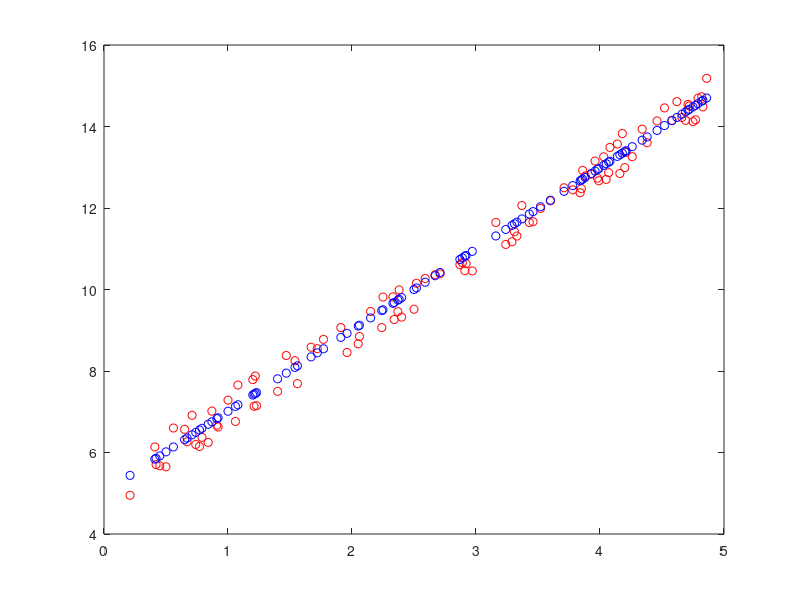

Write MATLAB code to recreate this figure.
clear;
close all;
clc;

X = [0.1:0.01:5]';
lengthX = length(X);

Y = 2*X + 5;

noise = (rand(lengthX,1) * 2 - 1) * 0.5;
Y = Y + noise;


randomIndexes = randperm(length(X));

x_trainning = X(randomIndexes(1: ceil(0.8 * lengthX)));
x_test = X(randomIndexes(ceil(0.8 * lengthX) + 1 : lengthX));

lenghtTrainning = length(x_trainning);
lengthTest = length(x_test);

x_trainning = [repmat(-1, lenghtTrainning, 1) x_trainning];
Y_trainning = Y(randomIndexes( 1: ceil(0.8 * lengthX)))';

% Algoritmo do OLAM
inverseOfInputs = inv(x_trainning' * x_trainning);
desiredOutputsForTest = Y(randomIndexes(ceil(0.8 * lengthX) + 1: lengthX))';
weights = inverseOfInputs * x_trainning' * Y_trainning.';

% Teste

x_test = [repmat(-1, lengthTest, 1) x_test];
outputsFromTest = x_test * weights;

error = Y(randomIndexes(randomIndexes(ceil(0.8 * lengthX) + 1 : lengthX))) - outputsFromTest;

sum = 0;

plot(x_test(:, 2),desiredOutputsForTest, 'ro'); hold on;

plot(x_test(:, 2), outputsFromTest, 'bo');



